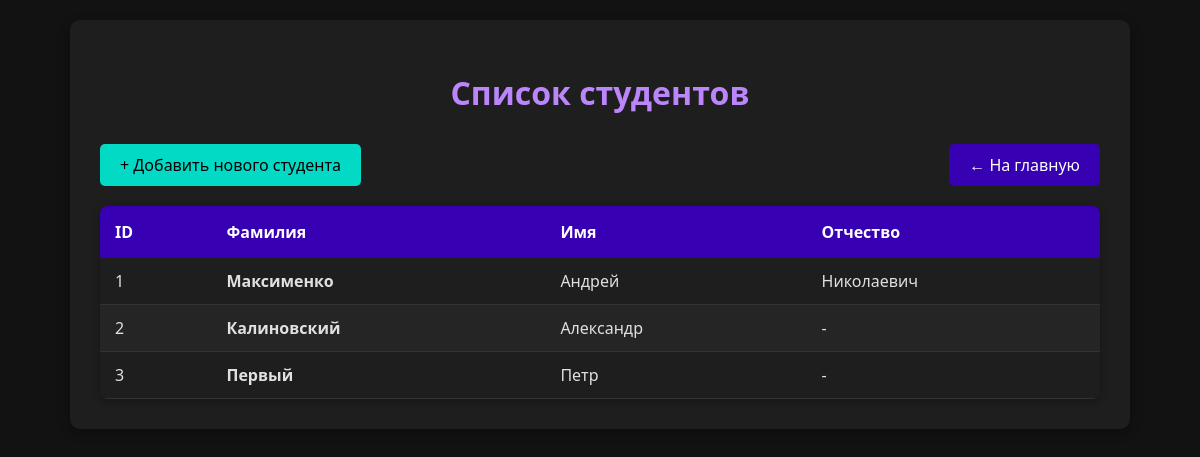
The app's page /student_table (signed in), older data.
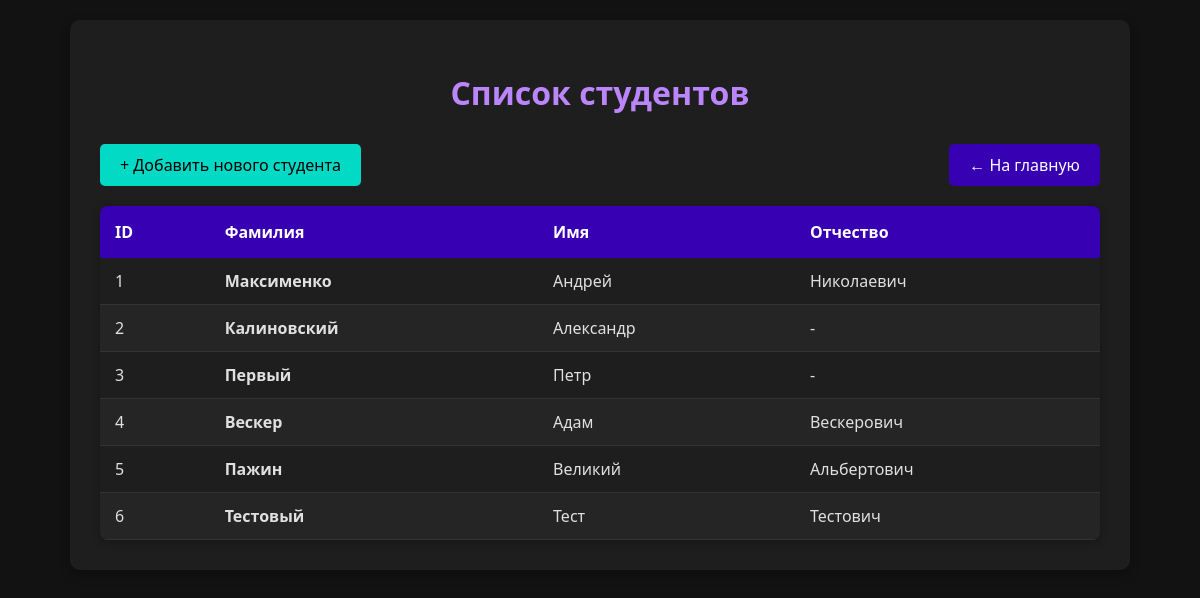
The same page, newer data.
### app.py (models this page shows)
class Student(db.Model):
    id = db.Column(db.Integer, primary_key=True)
    name = db.Column(db.String(50), nullable=False)
    surname = db.Column(db.String(50), nullable=False)
    patronymic = db.Column(db.String(50), nullable=True)

### app.py (the view)
@app.route('/student_table')
@login_required
def student_table():
    students = Student.query.all()
    return render_template('students_table.html', students_list=students)

### app.py (called while the page is built)
@login_manager.user_loader
def load_user(user_id):
    return User.query.get(int(user_id))

### templates/students_table.html (shortened to what this page needs)
<!DOCTYPE html>
<html lang="ru">
<head>
</head>
<body>
    <div class="container">
        <h1>Список студентов</h1>
        <div class="action-buttons">
            <a href="{{ url_for('student') }}" class="btn btn-success">
                + Добавить нового студента
            </a>
            <a href="{{ url_for('home') }}" class="btn btn-primary">
                ← На главную
            </a>
        </div>
        <table>
            <thead>
                <tr>
                    <th>ID</th>
                    <th>Фамилия</th>
                    <th>Имя</th>
                    <th>Отчество</th>
                </tr>
            </thead>
            <tbody>
                {% for student in students_list %}
                <tr>
                    <td>{{ student.id }}</td>
                    <td><strong>{{ student.surname }}</strong></td>
                    <td>{{ student.name }}</td>
                    <td>{{ student.patronymic or '-' }}</td>
                </tr>
                {% else %}
                <tr>
                    <td colspan="4" class="no-data">
                        Нет данных о студентах
                    </td>
                </tr>
                {% endfor %}
            </tbody>
        </table>
    </div>
</body>
</html>

### templates/students_table.html (style rules this page uses)
body { font-family: 'Segoe UI', Tahoma, Geneva, Verdana, sans-serif; background-color: #121212; margin: 0; padding: 20px; color: #e0e0e0; }
.container { max-width: 1000px; margin: 0 auto; background-color: #1e1e1e; border-radius: 10px; box-shadow: 0 4px 12px rgba(0, 0, 0, 0.3); padding: 30px; }
h1 { color: #bb86fc; text-align: center; margin-bottom: 30px; }
.action-buttons { display: flex; justify-content: space-between; margin-bottom: 20px; }
.btn { display: inline-block; padding: 10px 20px; border-radius: 5px; text-decoration: none; font-weight: 500; transition: all 0.3s ease; }
.btn-primary { background-color: #3700b3; color: white; }
.btn-success { background-color: #03dac6; color: #000000; }
table { width: 100%; border-collapse: collapse; margin-top: 20px; overflow: hidden; border-radius: 8px; box-shadow: 0 2px 8px rgba(0, 0, 0, 0.3); }
th { background-color: #3700b3; color: white; padding: 15px; text-align: left; font-weight: 600; }
td { padding: 12px 15px; border-bottom: 1px solid #333; color: #e0e0e0; }
tr:nth-child(even) { background-color: #252525; }

Row changes from the older to the newer data that the page shows:
added Student: id "4", surname "Вескер", name "Адам", patronymic "Вескерович"
added Student: id "5", surname "Пажин", name "Великий", patronymic "Альбертович"
added Student: id "6", surname "Тестовый", name "Тест", patronymic "Тестович"
